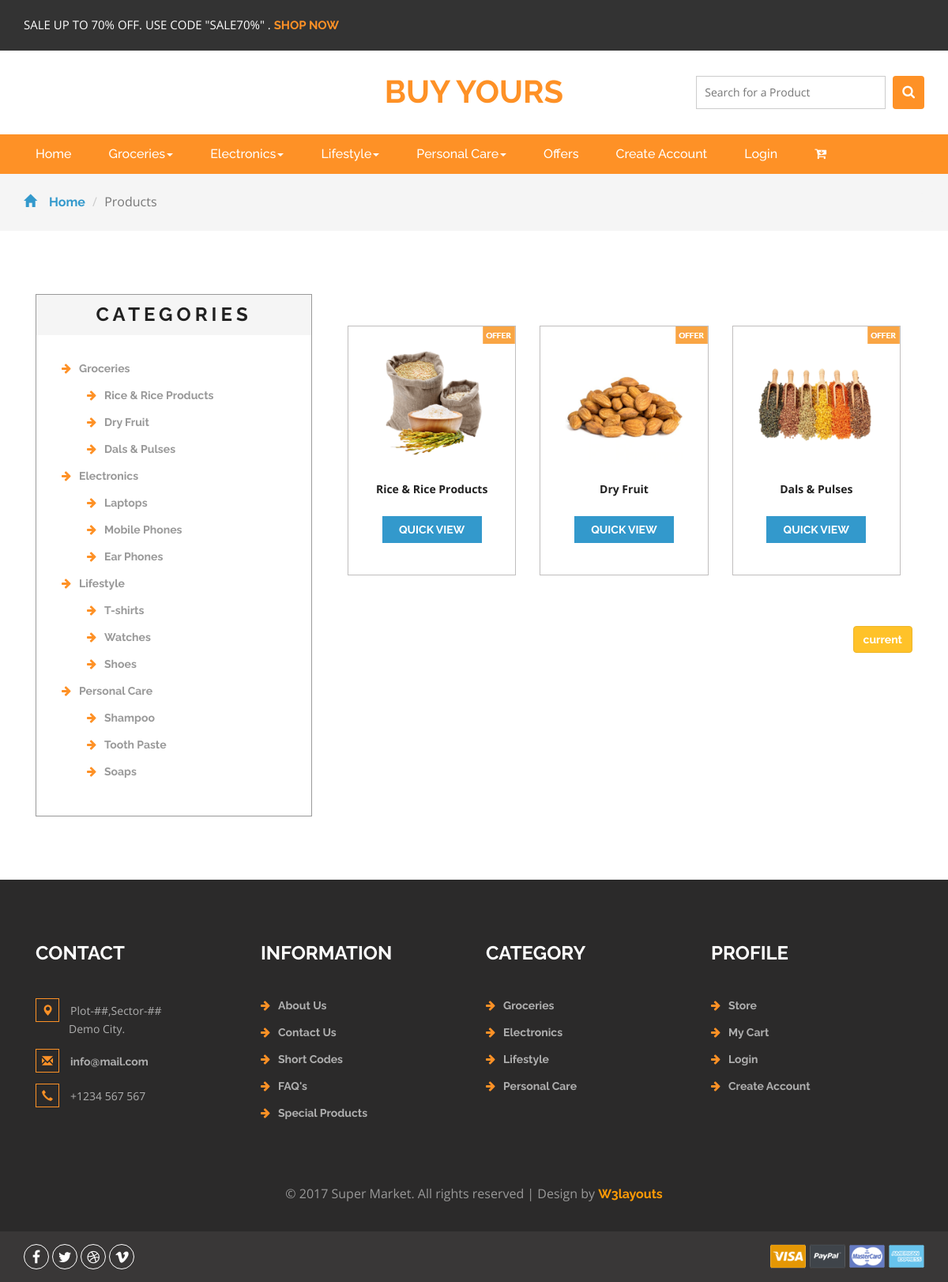
Screenshot of /SubCatergory_View/1 with the database file from the repository.
### shop/models.py (models this page shows)
class Maincategories(models.Model):
	MainCategory = models.CharField(max_length=200)
	MainCategory_image = models.ImageField(upload_to='category/',default='category/default.jpg')
	def __str__(self):
		return self.MainCategory

class Subcategories(models.Model):
	MainCategory = models.ForeignKey(Maincategories,on_delete=models.CASCADE)
	SubCategory = models.CharField(max_length=200)
	SubCategory_image = models.ImageField(upload_to='subcategory/',default='subcategory/default.jpg')
	def __str__(self):
		return self.SubCategory

### shop/views.py (the view, shortened to what this page needs)
# urls.py: path('SubCatergory_View/<id>',
def SubCatergory_View(request,id):
	Listofmains = extra(request)
	order_obj = cartcount(request)
	Subcategories_obj = Subcategories.objects.filter(MainCategory=id)
	Subcategories_obj = Pagination(request,objectset=Subcategories_obj)
	item_name = request.POST.get('item_name')
	context ={
		'order_obj' : order_obj,
		'Listofmains' : Listofmains,
		'Subcategories_obj' : Subcategories_obj
	}
	return render(request,'shop/SubCatergory.html',context=context)

### shop/views.py (called while the page is built)
def Pagination(request,objectset):
	paginator = Paginator(objectset,9)
	page = request.GET.get('page')
	product_objects = paginator.get_page(page)
	return product_objects

def cartcount(request):
	if request.user.is_authenticated:
		try:
			order_obj = Order.objects.get(user=request.user,ordered=False)
		except ObjectDoesNotExist:
			order_obj =0
	else:
		order_obj = None
	return order_obj

def extra(request):
	maincats = Maincategories.objects.all()
	olddict ={}
	for i in maincats:
		olddict[i] = Subcategories.objects.filter(MainCategory=i.id)
	return olddict

### shop/templates/shop/SubCatergory.html (shortened to what this page needs)
{% extends 'shop/BasePage.html' %}
{% load static %}
{% block content %}
	<div class="breadcrumbs">
		<div class="container">
			<ol class="breadcrumb breadcrumb1 animated wow slideInLeft" data-wow-delay=".5s">
				<li><a href="{% url 'index' %}"><span class="glyphicon glyphicon-home" aria-hidden="true"></span>Home</a></li>
				<li class="active">Products</li>
			</ol>
		</div>
	</div>
	<div class="products">
		<div class="container">
			<div class="col-md-4 products-left">
				<div class="categories">
					<h2>Categories</h2>
					<ul class="cate">
			{% for key,value in Listofmains.items %}
					<li><a href="{% url 'SubCatergory_View' id=key.id %}"><i class="fa fa-arrow-right" aria-hidden="true"></i>{{key}}</a></li>
						<ul>
							{% for items in value %}
								<li><a href="{% url 'Products_View' id=items.id %}"><i class="fa fa-arrow-right" aria-hidden="true"></i>{{items}}</a></li>
							{% endfor %}
						</ul>
			{% endfor %}
					</ul>
				</div>
			</div>
			<div class="col-md-8 products-right">
				<div class="agile_top_brands_grids">
{% for subs in Subcategories_obj %}
<div class="col-md-4 top_brand_left">
	<div class="hover14 column">
		<div class="agile_top_brand_left_grid">
			<div class="agile_top_brand_left_grid_pos">
					<img src="{% static 'shop/images/offer.png' %}" alt=" " class="img-responsive">
			</div>
			<div class="agile_top_brand_left_grid1">
				<figure>
					<div class="snipcart-item block">
						<div class="snipcart-thumb">
							<a href="{% url 'Products_View' id=subs.id %}"><img title=" " alt=" " src="{{subs.SubCategory_image.url}}" width='150px' height='150px' ></a>
							<p><strong>{{subs.SubCategory}}</strong></p>
						</div>
						<div class="snipcart-details top_brand_home_details">
							<a href='{% url "Products_View" id=subs.id %}'>
								<input type="submit" name="submit" value="Quick View" class="button">
							</a>
						</div>
					</div>
				</figure>
			</div>
		</div>
	</div>
</div>
{% endfor %}
</div>
				<nav class="numbering">
					<ul class="pagination paging">
							<li class="active">
								<a href="?page={{ Products_obj.number }}">current<span class="sr-only">(current)</span>
								</a>
							</li>
					</ul>
				</nav>
			</div>
		</div>
	</div>
{% endblock %}

### shop/templates/shop/BasePage.html (shortened to what this page needs)
{% load static %}
<!DOCTYPE html>
<html>
<head>
<link href="{% static 'shop/css/bootstrap.css' %}" rel="stylesheet" type="text/css" media="all" />
<link href="{% static 'shop/css/style.css' %}" rel="stylesheet" type="text/css" media="all" />
<link href="{% static 'shop/css/font-awesome.css' %}" rel="stylesheet">
</head>
<body>
<div class="agileits_header">
	<div class="container">
		<div class="w3l_offers">
			<p>SALE UP TO 70% OFF. USE CODE "SALE70%" . <a href="{% url 'index' %}">SHOP NOW</a></p>
		</div>
		<div class="clearfix"> </div>
	</div>
</div>
<div class="logo_products">
	<div class="container">
		<div class="w3ls_logo_products_left">
			<h1><a href="{% url 'index' %}">Buy Yours</a></h1>
		</div>
	<div class="w3l_search">
		<form method="POST">
			<input type="search" name="item_name" placeholder="Search for a Product" required="">
			<button type="submit" class="btn btn-default search" aria-label="Left Align">
				<i class="fa fa-search" aria-hidden="true"> </i>
			</button>
		</form>
	</div>
		<div class="clearfix"> </div>
	</div>
</div>
<div class="navigation-agileits">
	<div class="container">
		<nav class="navbar navbar-default">
			<div class="collapse navbar-collapse" id="bs-megadropdown-tabs">
				<ul class="nav navbar-nav">
					<li class="active"><a href="{% url 'index' %}" class="act">Home</a></li>
					{% for key,value in Listofmains.items %}
						<li class="dropdown">
							<a href="{% url 'SubCatergory_View' id=key.id %}" class="dropdown-toggle" data-toggle="dropdown">{{key}}<b class="caret"></b></a>
						</li>
					{% endfor %}
					<li><a href="#">Offers</a></li>
					{% if user.is_authenticated	%}
						<li><a href="{% url 'Profile' %}">Profile</a></li>
						<li><a href="{% url 'Logout' %}">Logout</a></li>
					{% else %}
						<li><a href="{% url 'Registration' %}"> Create Account </a></li>
						<li><a href="{% url 'Login' %}">Login</a></li>
					{% endif %}
					<li><a href="{% url 'Ordersummary' %}">
						<i class="fa fa-cart-arrow-down" aria-hidden="true"></i>
					</a></li>
				</ul>
			</div>
		</nav>
	</div>
</div>
		{% block content %}
		{% endblock %}
<div class="footer">
		<div class="container">
			<div class="w3_footer_grids">
				<div class="col-md-3 w3_footer_grid">
					<h3>Contact</h3>
					<ul class="address">
						<li><i class="glyphicon glyphicon-map-marker" aria-hidden="true"></i>Plot-##,Sector-##<span>Demo City.</span></li>
						<li><i class="glyphicon glyphicon-envelope" aria-hidden="true"></i><a href="mailto:info@example.com">info@mail.com</a></li>
						<li><i class="glyphicon glyphicon-earphone" aria-hidden="true"></i>+1234 567 567</li>
					</ul>
				</div>
				<div class="col-md-3 w3_footer_grid">
					<h3>Information</h3>
					<ul class="info">
						<li><i class="fa fa-arrow-right" aria-hidden="true"></i><a href="#">About Us</a></li>
						<li><i class="fa fa-arrow-right" aria-hidden="true"></i><a href="#">Contact Us</a></li>
						<li><i class="fa fa-arrow-right" aria-hidden="true"></i><a href="#">Short Codes</a></li>
						<li><i class="fa fa-arrow-right" aria-hidden="true"></i><a href="#">FAQ's</a></li>
						<li><i class="fa fa-arrow-right" aria-hidden="true"></i><a href="#">Special Products</a></li>
					</ul>
				</div>
				<div class="col-md-3 w3_footer_grid">
					<h3>Category</h3>
					<ul class="info">
						{% for key,value in Listofmains.items %}
						<li><i class="fa fa-arrow-right" aria-hidden="true"></i><a href="{% url 'SubCatergory_View' id=key.id %}">{{key}}</a></li>
						{% endfor %}
					</ul>
				</div>
				<div class="col-md-3 w3_footer_grid">
					<h3>Profile</h3>
					<ul class="info">
						<li><i class="fa fa-arrow-right" aria-hidden="true"></i><a href="{% url 'index' %}">Store</a></li>
						<li><i class="fa fa-arrow-right" aria-hidden="true"></i><a href="{% url 'Ordersummary' %}">My Cart</a></li>
						<li><i class="fa fa-arrow-right" aria-hidden="true"></i><a href="{% url 'Login' %}">Login</a></li>
						<li><i class="fa fa-arrow-right" aria-hidden="true"></i><a href="{% url 'Registration' %}">Create Account</a></li>
					</ul>
				</div>
				<div class="clearfix"> </div>
			</div>
		</div>
		<div class="footer-copy">
			<div class="container">
				<p>© 2017 Super Market. All rights reserved | Design by <a href="http://w3layouts.com/">W3layouts</a></p>
			</div>
		</div>
	</div>
	<div class="footer-botm">
			<div class="container">
				<div class="w3layouts-foot">
					<ul>
						<li><a href="#" class="w3_agile_facebook"><i class="fa fa-facebook" aria-hidden="true"></i></a></li>
						<li><a href="#" class="agile_twitter"><i class="fa fa-twitter" aria-hidden="true"></i></a></li>
						<li><a href="#" class="w3_agile_dribble"><i class="fa fa-dribbble" aria-hidden="true"></i></a></li>
						<li><a href="#" class="w3_agile_vimeo"><i class="fa fa-vimeo" aria-hidden="true"></i></a></li>
					</ul>
				</div>
				<div class="payment-w3ls">
					<img src="{% static 'shop/images/card.png' %}" alt=" " class="img-responsive">
				</div>
				<div class="clearfix"> </div>
			</div>
		</div>
<link href="{% static 'shop/css/skdslider.css' %}" rel="stylesheet">
</body>
</html>

### rows the page displays
Maincategories: MainCategory "Groceries"
Maincategories: MainCategory "Electronics"
Maincategories: MainCategory "Lifestyle"
Maincategories: MainCategory "Personal Care"
Subcategories: SubCategory "Rice & Rice Products", SubCategory_image (picture)
Subcategories: SubCategory "Dry Fruit", SubCategory_image (picture)
Subcategories: SubCategory "Dals & Pulses", SubCategory_image (picture)
Subcategories: SubCategory "Laptops"
Subcategories: SubCategory "Mobile Phones"
Subcategories: SubCategory "Ear Phones"
Subcategories: SubCategory "T-shirts"
Subcategories: SubCategory "Watches"
Subcategories: SubCategory "Shoes"
Subcategories: SubCategory "Shampoo"
Subcategories: SubCategory "Tooth Paste"
Subcategories: SubCategory "Soaps"
